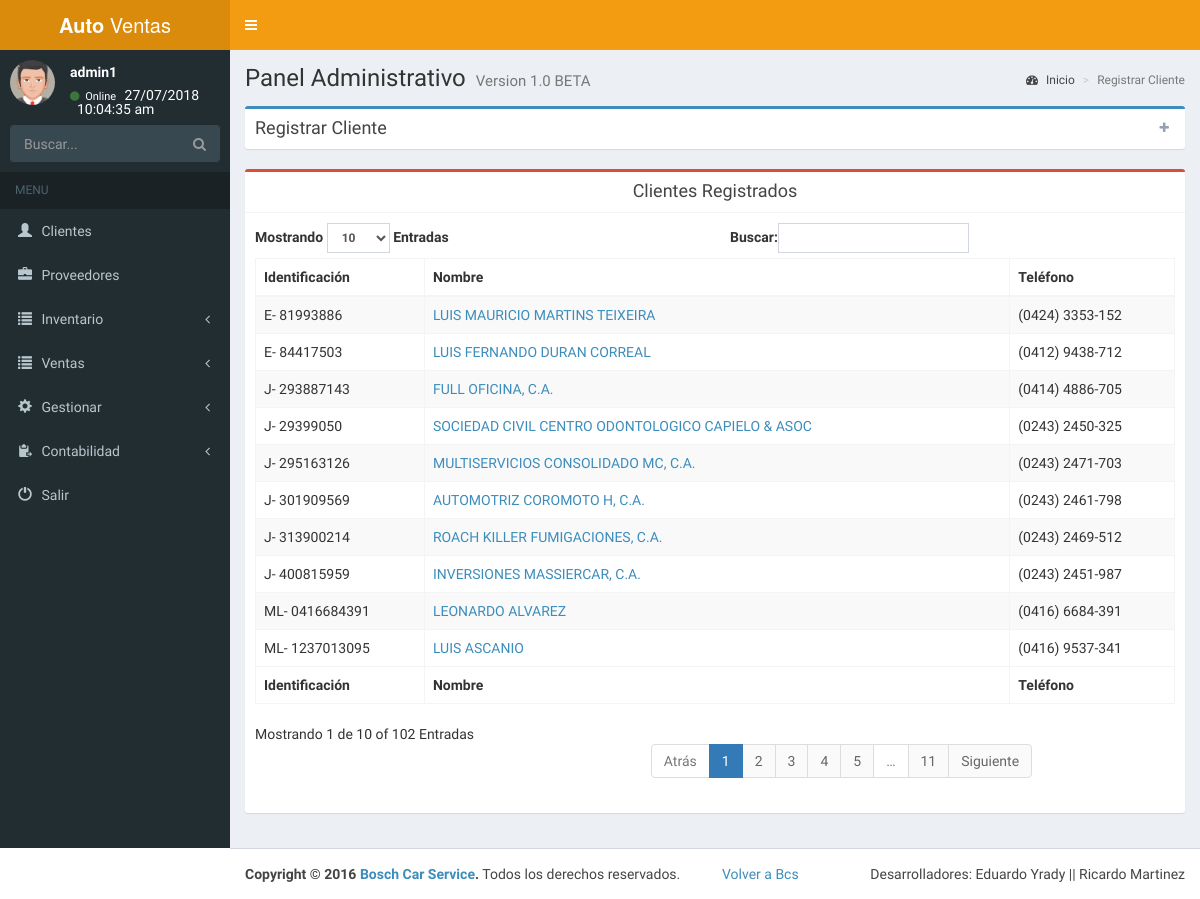
The app's page /admin/registrar_cliente.php (signed in), older data.
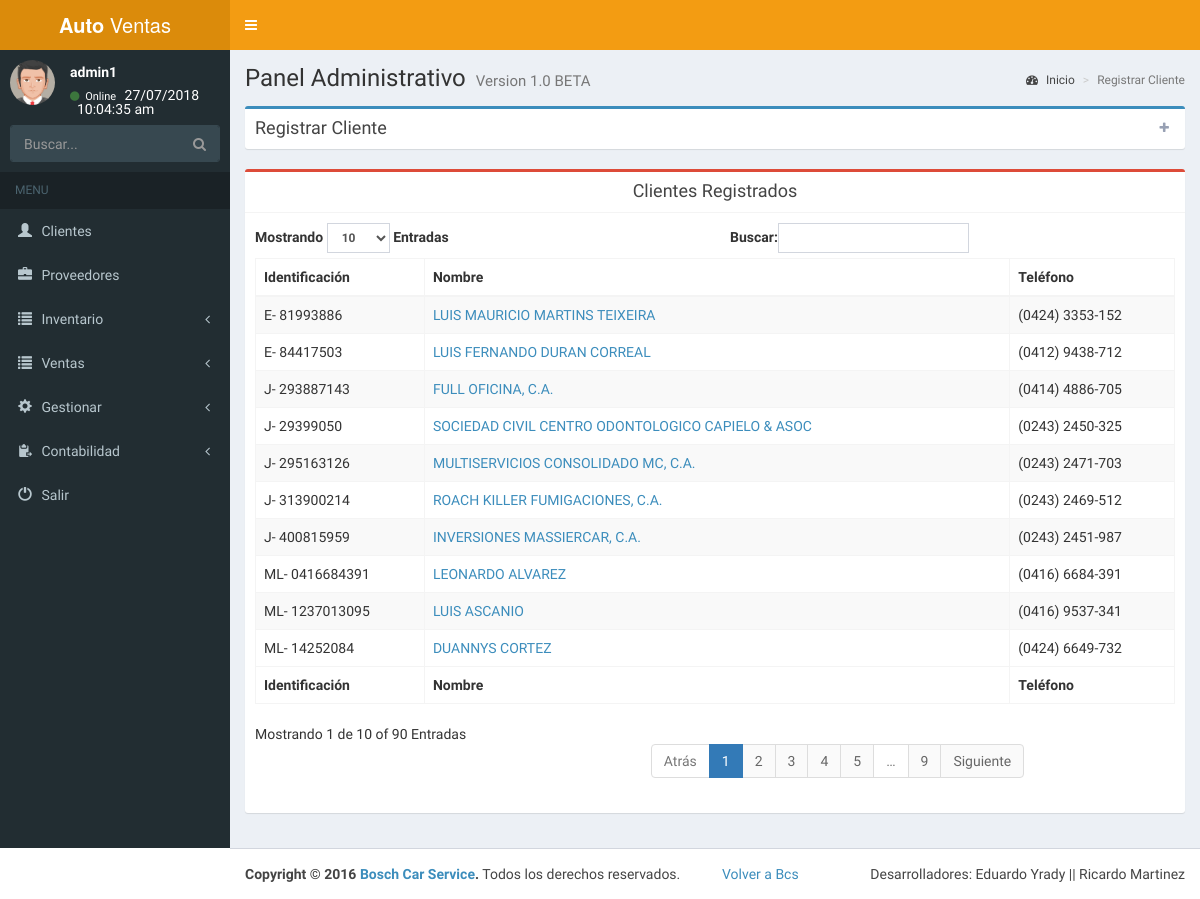
The same page, newer data.
### tables this page shows
CREATE TABLE `cliente` (
  `id_cliente` int(11) NOT NULL,
  `id_tipo` int(11) NOT NULL,
  `dni` varchar(10) NOT NULL,
  `nombre` varchar(100) NOT NULL,
  `telf` varchar(15) NOT NULL,
  `direccion` varchar(100) NOT NULL,
  `correo` varchar(50) NOT NULL,
  `images` longtext NOT NULL,
  `habilitado` int(11) NOT NULL
);

### admin/conexion.php (called while the page is built, shortened)
<?php session_start();
function cons($var){
$ret= mysqli_query($_SESSION['conexion_database'],$var) or die(mysqli_error($_SESSION['conexion_database']));
return $ret;
}
?>

### admin/registrar_cliente.php (the view, shortened to what this page needs)
<?php include("menu.php");
?>
  <div class="content-wrapper">
    <section class="content-header">
      <h1>
        Panel Administrativo
        <small>Version 1.0 BETA</small>
      </h1>
      <ol class="breadcrumb">
        <li><a href="index.php"><i class="fa fa-dashboard"></i> Inicio</a></li>
        <li class="active">Registrar Cliente</li>
      </ol>
    </section>
    <section class="content">
<?php
if(isset($_SESSION['ingreso'])){
	echo '<div class="box box-primary collapsed-box">
            <div class="box-header with-border" data-widget="collapse">
              <h3 class="box-title">Registrar Cliente</h3>
              <div class="box-tools pull-right">
                <button type="button" class="btn btn-box-tool" data-widget="collapse"><i class="fa fa-plus"></i>
                </button>
              </div>
            </div>
            <form id="formulario" role="form" method="POST" enctype="multipart/form-data" action="pro_registrar_cliente.php">
              <div class="box-body">
          <div class="col-lg-4 col-md-4 col-xs-10">
			    <div class="form-group">
                  <label for="Tipo de Documento">Tipo de Documento</label>
                  <select class="form-control" name="tipo" required>';
              echo '</select>
                </div>
                </div>
              </div>
            </form>
          </div>';
		  $consult=("SELECT * FROM tipo");
		  $d=cons($consult);
		  $ti=array();
		  while($fg=mysqli_fetch_array($d)){
			  $ti[$fg['id_tipo']]=$fg['nombre'];
		  }
		  $consulta=("SELECT * FROM cliente WHERE habilitado=0");
		  $s=cons($consulta);
		  if(mysqli_num_rows($s)<=0){
			echo alerta("No hay ningun cliente registrado");
		  }else{
			  echo '<div class="box box-danger">
            <div class="box-header with-border text-center">
              <h3 class="box-title">Clientes Registrados</h3>
              </div>
            <div class="box-body">
              <table id="example1" class="table table-bordered table-striped">
                <thead>
                <tr>
                  <th>Identificaci&oacute;n</th>
                  <th>Nombre</th>
                  <th>Tel&eacute;fono</th>
                </tr>
                </thead>
                <tbody id="prep">
               ';
			  while($row=mysqli_fetch_array($s)){
			  echo ' <tr>
                  <td>'.$ti[$row['id_tipo']].'- '.$row['dni'].'</td>
                  <td> <a href="perfil.php?id='.$row['id_cliente'].'">'.$row['nombre'].'</a></td>
                  <td>'.$row['telf'].'</td>
                </tr> ';
			  }
			  echo ' </tbody>
                <tfoot>
                <tr>
                  <th>Identificaci&oacute;n</th>
                  <th>Nombre</th>
                  <th>Tel&eacute;fono</th>
                </tr>
                </tfoot>
              </table>
            </div>
          </div>';
		  }
}
?>
</section>
</div>
    <?php
include("footer.php");
?>

Row changes from the older to the newer data that the page shows:
removed cliente: id_tipo "J", dni "301909569", nombre "AUTOMOTRIZ COROMOTO H, C.A.", telf "(0243) 2461-798"
now on this page (row unchanged): cliente: id_tipo "ML", dni "14252084", nombre "DUANNYS CORTEZ", telf "(0424) 6649-732"
Text that changed along with them:
text written by a page script: "Mostrando Entradas Buscar: Mostrando 1 de 10 of 102 Entradas Atrás 1 2 3 4 5 … 11 Siguiente" → "Mostrando Entradas Buscar: Mostrando 1 de 10 of 90 Entradas Atrás 1 2 3 4 5 … 9 Siguiente"
